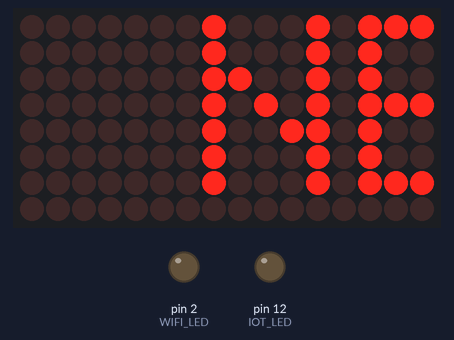
A sketch run on a simulated Arduino Uno, built with avr-gcc and run on an emulated ATmega328P. Parts: 16×8 LED matrix, output pins drawn as LEDs (lit = HIGH). What the sketch prints to the serial monitor is not drawn.

Above: at 0.05 s.
At 5.09 s:
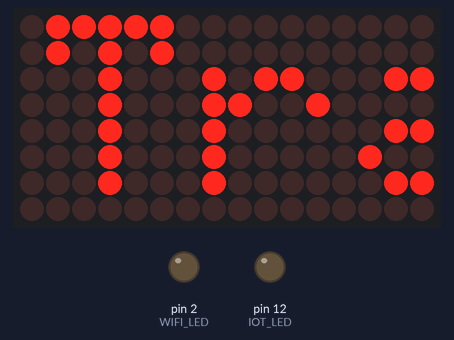
At 10.1 s:
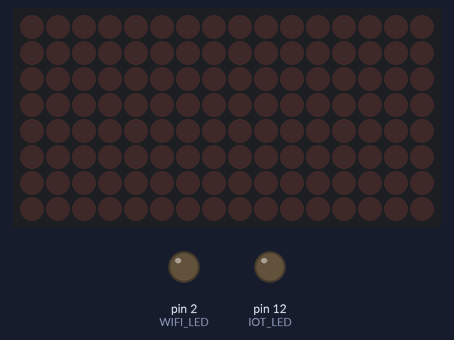
At 11.4 s:
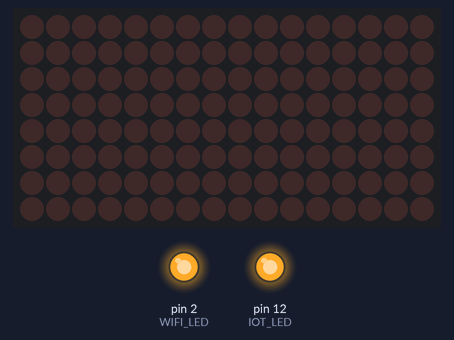
Timing chart, 0 to 36.9 s (numbered marks = the images above):
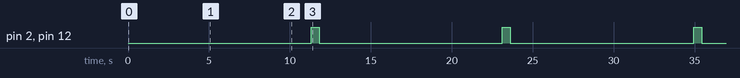

Measured:
- by itself, pin 2 (WIFI_LED), pin 12 (IOT_LED): alternates HIGH for 0.50 s and LOW for 11.3 s
- by itself, everything shown: repeats every 11.8 s, in 98 steps

The sketch:

L01-blinkAndText.ino
```cpp
#include <Wire.h>
#include <Adafruit_GFX.h>
#include "Adafruit_LEDBackpack.h"

#define BUZZER_PIN 13
#define WIFI_LED 2
#define IOT_LED 12
#define USB_IO 25
#define BT_LED 23


Adafruit_8x16minimatrix matrix = Adafruit_8x16minimatrix();

void setup() {
  //while (!Serial);
  Serial.begin(9600);
  Serial.println("16x8 LED Mini Matrix Test");

   pinMode(WIFI_LED, OUTPUT);
  pinMode(IOT_LED, OUTPUT);

  digitalWrite(WIFI_LED, HIGH);
  digitalWrite(IOT_LED, HIGH);


  matrix.begin(0x70);  // pass in the address
}


void loop() {


  matrix.setTextSize(1);
  matrix.setTextWrap(false);  // we dont want text to wrap so it scrolls nicely
  matrix.setTextColor(LED_ON);
  matrix.setRotation(1);
  Serial.println("IoT");


  digitalWrite(WIFI_LED, LOW);
  digitalWrite(IOT_LED, LOW);

  for (int8_t x=7; x>=-100; x--) {
    matrix.clear();
    matrix.setCursor(x,0);
    matrix.print("NETPIE Training");
    matrix.writeDisplay();
    delay(100);
  }

  digitalWrite(WIFI_LED, HIGH);
  digitalWrite(IOT_LED,  HIGH);
 delay(500);

}
```
